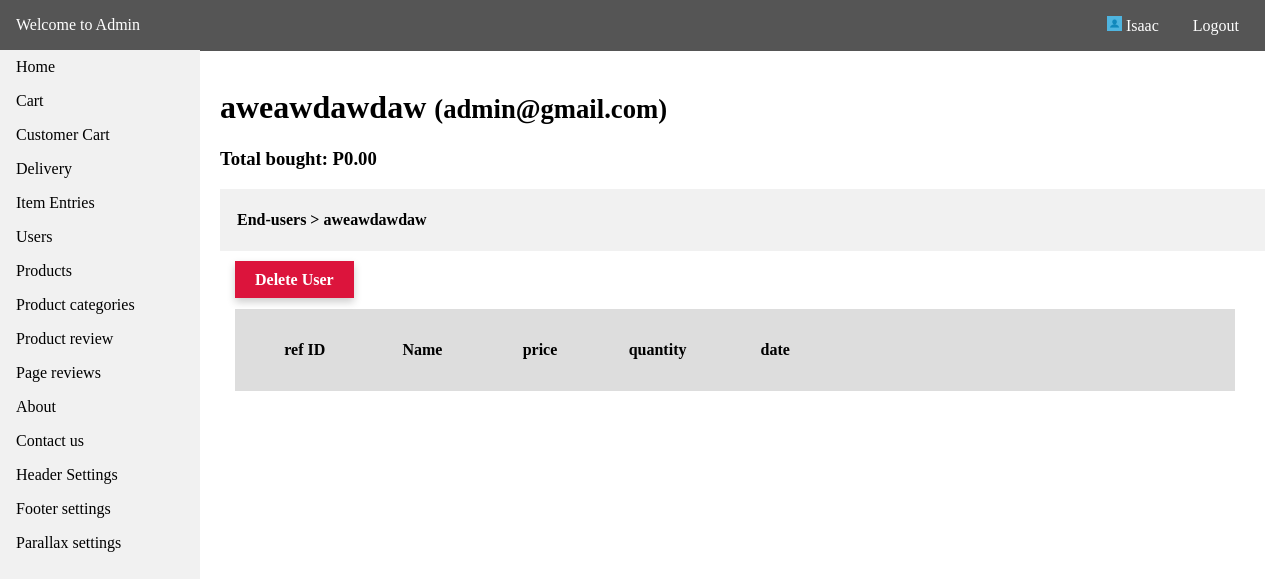
Page /admin/users_info.php?id=3 (signed in) on the committed database.
### tables this page shows
CREATE TABLE `tbl_menus` (
  `id` int(11) NOT NULL,
  `menu_name` varchar(255) NOT NULL,
  `menu_link` varchar(255) NOT NULL,
  `date_created` datetime NOT NULL DEFAULT CURRENT_TIMESTAMP
);

CREATE TABLE `tbl_user` (
  `id` int(11) NOT NULL,
  `username` varchar(255) NOT NULL,
  `password` varchar(255) NOT NULL,
  `image` varchar(255) NOT NULL,
  `address` varchar(255) NOT NULL,
  `contact_no` varchar(50) NOT NULL,
  `firstname` varchar(255) NOT NULL,
  `lastname` varchar(255) NOT NULL,
  `birthdate` varchar(255) NOT NULL,
  `date_created` datetime NOT NULL DEFAULT CURRENT_TIMESTAMP
);

### api/dbh.php (called while the page is built, shortened)
<?php
class dbh {
    public function __construct() {
        $this->servername = HOST;
        $this->username = USER;
        $this->password = PASS;
        $this->dbname = DBNAME;
        $this->conn = mysqli_connect($this->servername,$this->username,$this->password,$this->dbname);
    }
}
?>

### config.php (called while the page is built, shortened)
<?php
include API.'dbh.php';
include API.'viewUser.php';
$viewUser = new ViewUser;
?>

### api/viewUser.php (called while the page is built, shortened)
<?php
class ViewUser extends User {
    public function get_query($query) {
        $res = mysqli_query($this->conn,$query);
        return $res;
    }
    public function select_where($table_name, $where_condition)
      {
           $condition = '';
           $array = array();
           foreach($where_condition as $key => $value)
           {
                $condition .= $key . " = '".$value."' AND ";
           }
           $condition = substr($condition, 0, -5);
           $query = "SELECT * FROM ".$table_name." WHERE " . $condition;
           $result = mysqli_query($this->conn, $query);
           while($row = mysqli_fetch_array($result))
           {
                $array[] = $row;
           }
           return $array;
      }
}
?>

### admin/users_info.php (the view, shortened to what this page needs)
<?php
include '../config.php';
    $table = "tbl_user";
    $id = array(
        'id' => $_GET['id']
    );
    $res = $viewUser->select_where($table, $id);
    foreach ($res as $data) {
        $name = $data['firstname'];
        $email = $data['username'];
        $pid = $data['id'];
    }
?>
<!DOCTYPE html>
<html>
<head>
    <link rel="stylesheet" type="text/css" media="screen" href="admin_css/main.css" />
</head>
<body>
<?php
include 'require/nav.php';
?>
<div class="container">
    <br>
<h1><?php echo $name; ?> <small>(<?php echo $email;?>)</small></h1>
            <?php
            $query = "SELECT sum(price) FROM tbl_user_items WHERE `user_name` = '$name'";
            $res = $viewUser->get_query($query);
            foreach($res as $item) {
                $total = $item['sum(price)'];
                $consume = number_format($total,2);
            }
            ?>
            <div class="options">
                <h3>Total bought: P<?php echo $consume;?></h3>
            </div>
<div style="background-color:#f1f1f1;padding:1px;"><h4>&nbsp &nbsp <a style="color:#000;text-decoration:none;" href="<?php echo ADMIN_URL.'user.php';?>">End-users</a> > <?php echo $name; ?></h4></div>
    <div class="content">
        <div class="row">
            <div class="options">
                <a class="delete" onclick="return confirm('Do you want to delete this user?')" href="<?php echo ADMIN_URL.'ajax/delete_user.php?id='.$pid;?>">Delete User</a>
            </div>
            <div style="padding: 20px;float:left;">
                <div style="padding:10px;width:1000px;background-color:#ddd;">
                    <table>
                        <tr>
                            <th>ref ID</th>
                            <th>Name</th>
                            <th>price</th>
                            <th>quantity</th>
                            <th>date</th>
                        </tr>
                    </table>
                </div>
            </div>
    </div>
    </div>
</div>
</body>
</html>

### admin/require/nav.php (shortened to what this page needs)
<div class="header">
    <p><a style="color:#fff;text-decoration:none;" href="<?php echo ADMIN_URL.'home.php';?>">Welcome to Admin</a></p>
    <div class="head-content">
        <p style="cursor:pointer;"><img src="<?php echo BASE_URL; ?>image/sample-image.jpg" style="height:15px;width:15px;" alt=""> <?php echo $_SESSION["admin"]; ?></p>
        <p><a style="color:#fff;text-decoration:none;" href="<?php echo ADMIN_URL.'logout.php';?>">Logout</a></p>
    </div>
</div>
<nav class="navi">
    <ul>
        <li><a href="<?php echo ADMIN_URL.'home.php';?>">Home</a></li>
    <?php
        $tbl = "SELECT * FROM tbl_menus";
        $res = $viewUser->get_query($tbl);
        while($row = $res->fetch_assoc()) {
            $menu = $row['menu_name'];
            $link = $row['menu_link'];
    ?>
        <li><a href="<?php echo ADMIN_URL.$link.'.php'; ?>"><?php echo ucfirst($menu); ?></a></li>
    <?php
        }
    ?>
    </ul>
</nav>

### admin/admin_css/main.css (style rules this page uses)
html { scroll-behavior: smooth; }
* { box-sizing: border-box; }
body { margin: 0; font-family: Cambria, Cochin, Georgia, Times, 'Times New Roman', serif; }
ul { list-style-type: none; margin: 0; padding: 0; width: 200px; top: 50px; background-color: #f1f1f1; position: fixed; height: 100%; overflow: auto; }
li a { display: block; color: #000; padding: 8px 16px; text-decoration: none; }
.header { background-color: #555; color:white; display: inline-block; width: 100%; position:fixed; top:0; padding: 16px; }
.header p { display: inline; }
.container { margin-top: 50px; margin-left: 220px; }
.content { margin-top: 20px; }
.head-content { position: relative; float:right; }
.head-content p { margin-left: 10px; padding: 10px; }
.row { margin: 0 -5px; }
.row:after { content: ""; display: table; clear: both; }
.options a { margin-left: 20px; padding: 10px 20px; background-color: #f1f1f1; text-decoration: none; color: #fff; font-weight: bold; box-shadow: 0 4px 8px 0 rgba(0, 0, 0, 0.2); }
.options .delete { background-color: crimson; }

### admin/users_info.php (style rules this page uses)
table tr th { width:10%; padding:20px 0px; }

### rows in the picture
tbl_menus: menu_name "Cart"
tbl_menus: menu_name "Customer Cart"
tbl_menus: menu_name "Delivery"
tbl_menus: menu_name "Item Entries"
tbl_menus: menu_name "Users"
tbl_menus: menu_name "Products"
tbl_menus: menu_name "Product categories"
tbl_menus: menu_name "Product review"
tbl_menus: menu_name "Page reviews"
tbl_menus: menu_name "About"
tbl_menus: menu_name "Contact us"
tbl_menus: menu_name "Header Settings"
tbl_menus: menu_name "Footer settings"
tbl_menus: menu_name "Parallax settings"
tbl_user: firstname "aweawdawdaw", username "admin@gmail.com"

### other values in the picture
$_SESSION["admin"] "Isaac"
$consume "0.00"
